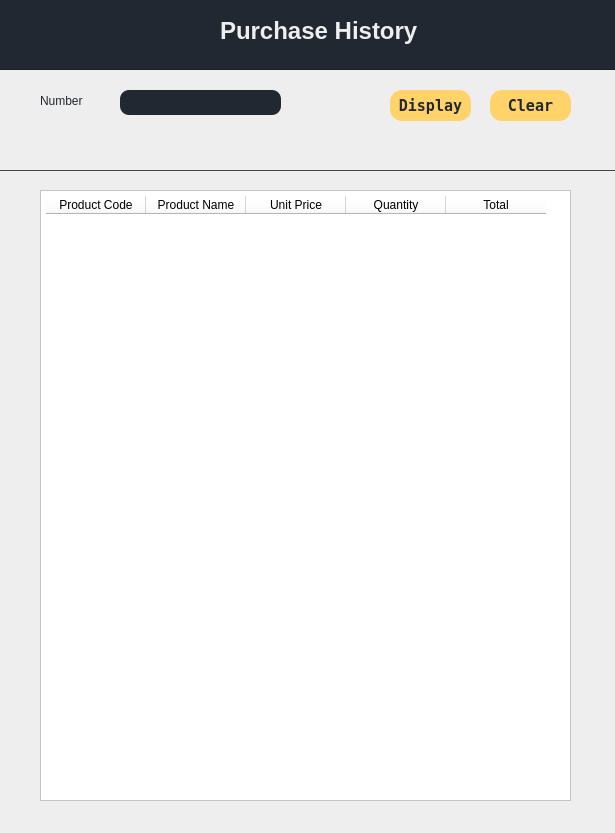
<?xml version="1.0" encoding="UTF-8"?>
<ui version="4.0">
 <class>purchasehistory</class>
 <widget class="QDialog" name="purchasehistory">
  <property name="geometry">
   <rect>
    <x>0</x>
    <y>0</y>
    <width>615</width>
    <height>833</height>
   </rect>
  </property>
  <property name="windowTitle">
   <string>Dialog</string>
  </property>
  <property name="styleSheet">
   <string notr="true">QDialog
{
	background-color: rgb(238, 238, 238);

}



QPushButton
{
	border-radius: 12px;
	background-color: rgb(255, 211, 105);
	color: rgb(34, 40, 49);
	font: 700 11pt &quot;DejaVu Sans Mono&quot;;
	
}

QTableWidget
{
	
	color: rgb(0, 0, 0);
	background-color: rgb(255, 255, 255);
	padding: 5px;
	text-align: left;
	
}


QFrame
{

background-color: rgb(34, 40, 49);

}

QLabel
{
	background-color:rgb(238, 238, 238);
	color: rgb(34, 40, 49);
	font: 11pt &quot;DejaVu Sans Mono&quot;;
}

QLineEdit
{

	color:rgb(238, 238, 238);
	background-color: rgb(34, 40, 49);
	border-radius: 9px;
	font: 9pt &quot;DejaVu Sans Mono&quot;;

}
</string>
  </property>
  <widget class="QPushButton" name="displayHistory">
   <property name="geometry">
    <rect>
     <x>390</x>
     <y>90</y>
     <width>81</width>
     <height>31</height>
    </rect>
   </property>
   <property name="font">
    <font>
     <family>DejaVu Sans Mono</family>
     <pointsize>11</pointsize>
     <italic>false</italic>
     <bold>true</bold>
    </font>
   </property>
   <property name="text">
    <string>Display</string>
   </property>
  </widget>
  <widget class="QFrame" name="frame">
   <property name="geometry">
    <rect>
     <x>-30</x>
     <y>-10</y>
     <width>700</width>
     <height>80</height>
    </rect>
   </property>
   <property name="styleSheet">
    <string notr="true"/>
   </property>
   <property name="frameShape">
    <enum>QFrame::StyledPanel</enum>
   </property>
   <property name="frameShadow">
    <enum>QFrame::Raised</enum>
   </property>
   <widget class="QLabel" name="label">
    <property name="geometry">
     <rect>
      <x>250</x>
      <y>20</y>
      <width>201</width>
      <height>41</height>
     </rect>
    </property>
    <property name="font">
     <font>
      <family>Ubuntu</family>
      <pointsize>18</pointsize>
      <italic>false</italic>
      <bold>true</bold>
     </font>
    </property>
    <property name="styleSheet">
     <string notr="true">font: 700 18pt &quot;Ubuntu&quot;;
background-color: rgb(34, 40, 49);
color:rgb(238, 238, 238);

</string>
    </property>
    <property name="text">
     <string>Purchase History</string>
    </property>
   </widget>
  </widget>
  <widget class="QPushButton" name="clearScreen">
   <property name="geometry">
    <rect>
     <x>490</x>
     <y>90</y>
     <width>81</width>
     <height>31</height>
    </rect>
   </property>
   <property name="font">
    <font>
     <family>DejaVu Sans Mono</family>
     <pointsize>11</pointsize>
     <italic>false</italic>
     <bold>true</bold>
    </font>
   </property>
   <property name="text">
    <string>Clear</string>
   </property>
  </widget>
  <widget class="QTableWidget" name="tableWidget">
   <property name="geometry">
    <rect>
     <x>40</x>
     <y>190</y>
     <width>531</width>
     <height>611</height>
    </rect>
   </property>
   <property name="styleSheet">
    <string notr="true">background-color: rgb(255, 255, 255);
color: rgb(0, 0, 0);
text-align: left;
font: 11pt &quot;DejaVu Sans Mono&quot;;</string>
   </property>
   <column>
    <property name="text">
     <string>Product Code</string>
    </property>
    <property name="font">
     <font>
      <pointsize>9</pointsize>
      <bold>false</bold>
     </font>
    </property>
    <property name="background">
     <color>
      <red>154</red>
      <green>153</green>
      <blue>150</blue>
     </color>
    </property>
   </column>
   <column>
    <property name="text">
     <string>Product Name</string>
    </property>
    <property name="font">
     <font>
      <pointsize>9</pointsize>
      <bold>false</bold>
     </font>
    </property>
    <property name="background">
     <color>
      <red>154</red>
      <green>153</green>
      <blue>150</blue>
     </color>
    </property>
   </column>
   <column>
    <property name="text">
     <string>Unit Price</string>
    </property>
    <property name="font">
     <font>
      <pointsize>9</pointsize>
      <bold>false</bold>
     </font>
    </property>
    <property name="background">
     <color>
      <red>154</red>
      <green>153</green>
      <blue>150</blue>
     </color>
    </property>
   </column>
   <column>
    <property name="text">
     <string>Quantity</string>
    </property>
    <property name="font">
     <font>
      <pointsize>9</pointsize>
      <bold>false</bold>
     </font>
    </property>
    <property name="background">
     <color>
      <red>154</red>
      <green>153</green>
      <blue>150</blue>
     </color>
    </property>
   </column>
   <column>
    <property name="text">
     <string>Total</string>
    </property>
    <property name="font">
     <font>
      <pointsize>9</pointsize>
      <bold>false</bold>
     </font>
    </property>
    <property name="background">
     <color>
      <red>154</red>
      <green>153</green>
      <blue>150</blue>
     </color>
    </property>
   </column>
  </widget>
  <widget class="QLabel" name="label_2">
   <property name="geometry">
    <rect>
     <x>40</x>
     <y>90</y>
     <width>81</width>
     <height>21</height>
    </rect>
   </property>
   <property name="text">
    <string>Number</string>
   </property>
  </widget>
  <widget class="QLineEdit" name="numberIn">
   <property name="geometry">
    <rect>
     <x>120</x>
     <y>90</y>
     <width>161</width>
     <height>25</height>
    </rect>
   </property>
  </widget>
  <widget class="Line" name="line2_2">
   <property name="geometry">
    <rect>
     <x>-50</x>
     <y>170</y>
     <width>1300</width>
     <height>1</height>
    </rect>
   </property>
   <property name="styleSheet">
    <string notr="true">background-color:rgb(57, 62, 70);</string>
   </property>
   <property name="orientation">
    <enum>Qt::Horizontal</enum>
   </property>
  </widget>
  <widget class="QLineEdit" name="errorNumber">
   <property name="geometry">
    <rect>
     <x>120</x>
     <y>130</y>
     <width>211</width>
     <height>26</height>
    </rect>
   </property>
   <property name="font">
    <font>
     <family>DejaVu Sans Mono</family>
     <pointsize>9</pointsize>
     <italic>false</italic>
     <bold>false</bold>
    </font>
   </property>
   <property name="styleSheet">
    <string notr="true">background-color:rgb(238, 238, 238) ;
color: rgb(192, 28, 40);
font: 9pt &quot;DejaVu Sans Mono&quot;;
</string>
   </property>
   <property name="text">
    <string/>
   </property>
  </widget>
 </widget>
 <resources/>
 <connections>
  <connection>
   <sender>clearScreen</sender>
   <signal>clicked()</signal>
   <receiver>tableWidget</receiver>
   <slot>clearContents()</slot>
   <hints>
    <hint type="sourcelabel">
     <x>528</x>
     <y>106</y>
    </hint>
    <hint type="destinationlabel">
     <x>425</x>
     <y>259</y>
    </hint>
   </hints>
  </connection>
  <connection>
   <sender>numberIn</sender>
   <signal>textChanged(QString)</signal>
   <receiver>errorNumber</receiver>
   <slot>clear()</slot>
   <hints>
    <hint type="sourcelabel">
     <x>210</x>
     <y>103</y>
    </hint>
    <hint type="destinationlabel">
     <x>203</x>
     <y>141</y>
    </hint>
   </hints>
  </connection>
  <connection>
   <sender>clearScreen</sender>
   <signal>clicked()</signal>
   <receiver>numberIn</receiver>
   <slot>clear()</slot>
   <hints>
    <hint type="sourcelabel">
     <x>495</x>
     <y>113</y>
    </hint>
    <hint type="destinationlabel">
     <x>216</x>
     <y>106</y>
    </hint>
   </hints>
  </connection>
 </connections>
</ui>
